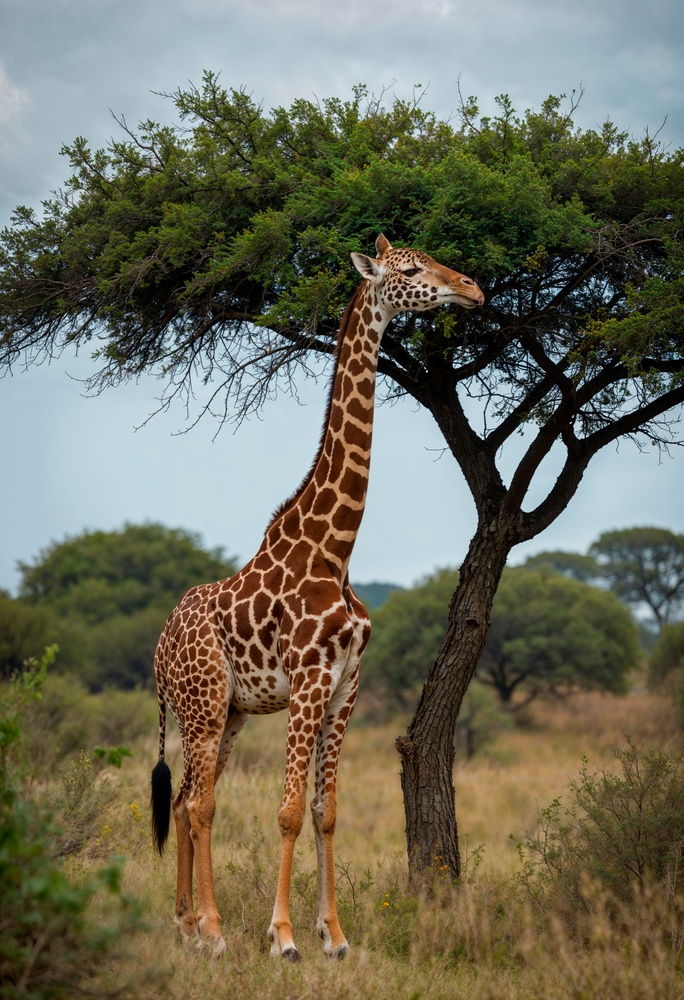
#> input picture giraffe_kenya.jpg, 684 x 1000 px, shrunk from 1367 x 2000 before the run
$ jupyter execute Affine_Perspective_Transformation.ipynb
#> lines starting #> are read from the running program, lines starting #| are printed output that depends on the picture
Perspective Tranformation

[cell 1]
import cv2
import numpy as np
import matplotlib.pyplot as plt

[cell 2]
image = cv2.imread("./giraffe_kenya.jpg")
#> image is the input picture: shape (1000, 684, 3); mean B, G, R 91.2, 108.8, 110.9
image_rgb = cv2.cvtColor(image,cv2.COLOR_BGR2RGB)
plt.imshow(image_rgb)

[cell 3]
image_rgb.shape
#> Out = (1000, 684, 3)

[cell 4]
rows,cols,_ = image_rgb.shape
#> rows = 1000; cols = 684
input_points = np.float32([[50,50],[cols-50,50],[50,rows-50],[cols-50,rows-50]])
output_points = np.float32([[10,100],[cols-100,50],[100,rows-10],[cols-50,rows-100]])
'''
Transformation matrix for Perspective transformation

3x3
a, b, c
d, e, f
g, h,i
a,b,c is responsible for horizontal scaling, rotation and translation
d,e,f is responsible for vertical scaling, rotation and translation
g,h : Perspective components that account for depth and skew
'''
M = cv2.getPerspectiveTransform(input_points,output_points)
print(M)
#| [[ 1.04626212e+00  1.08684621e-01 -4.76612007e+01]
#|  [-8.16519132e-02  1.07485706e+00  5.12011046e+01]
#|  [ 9.40398558e-05  7.82325866e-05  1.00000000e+00]]

[cell 5]
#takes the rows and cols opposite like x and y
perspective_image = cv2.warpPerspective(image_rgb,M,(cols,rows))
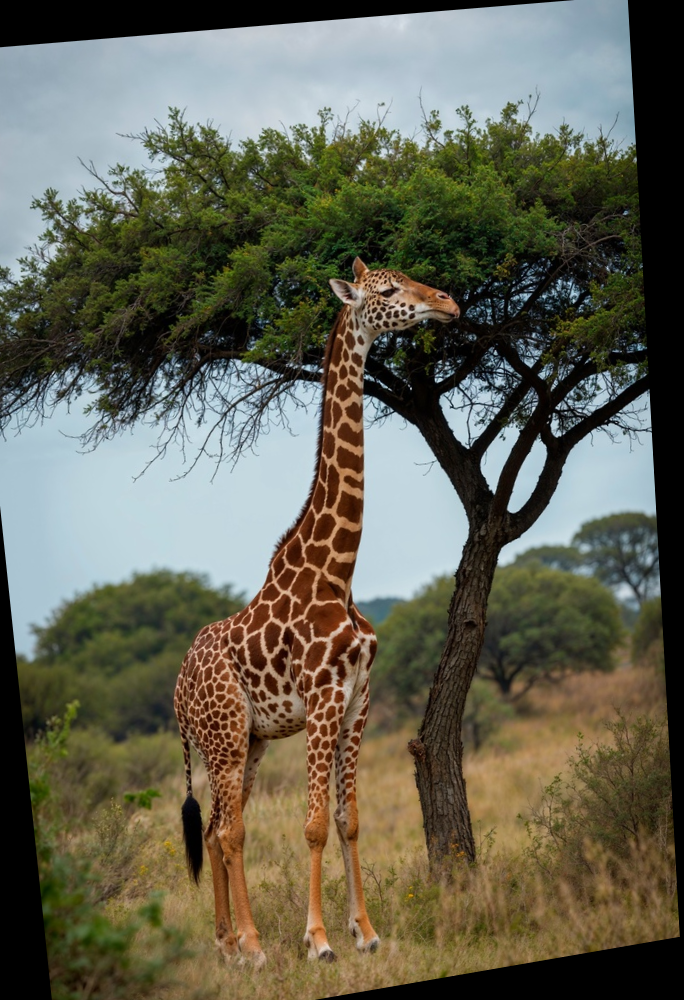
#> perspective_image: shape (1000, 684, 3); mean R, G, B 100.4, 99.2, 83.8
plt.figure(figsize=(10,5))

plt.subplot(1,2,1)
plt.imshow(image_rgb)
plt.title("Original Image")
plt.axis("off")

plt.subplot(1,2,2)
plt.imshow(perspective_image)
plt.title("Perspective Transformed Image")
plt.axis("off")
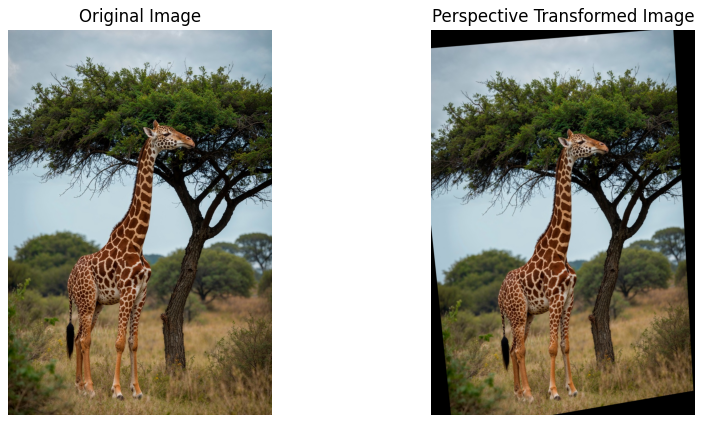
#> figure drawn by matplotlib, 2 panels

Affine Tranformation

[cell 6]
#For affine 3 points and for persp 4 points
input_points = np.float32([[50,50],[200,50],[50,200]])
output_points = np.float32([[10,100],[200,50],[100,250]])

M = cv2.getAffineTransform(input_points,output_points)

affine_image = cv2.warpAffine(image_rgb,M,(cols,rows))
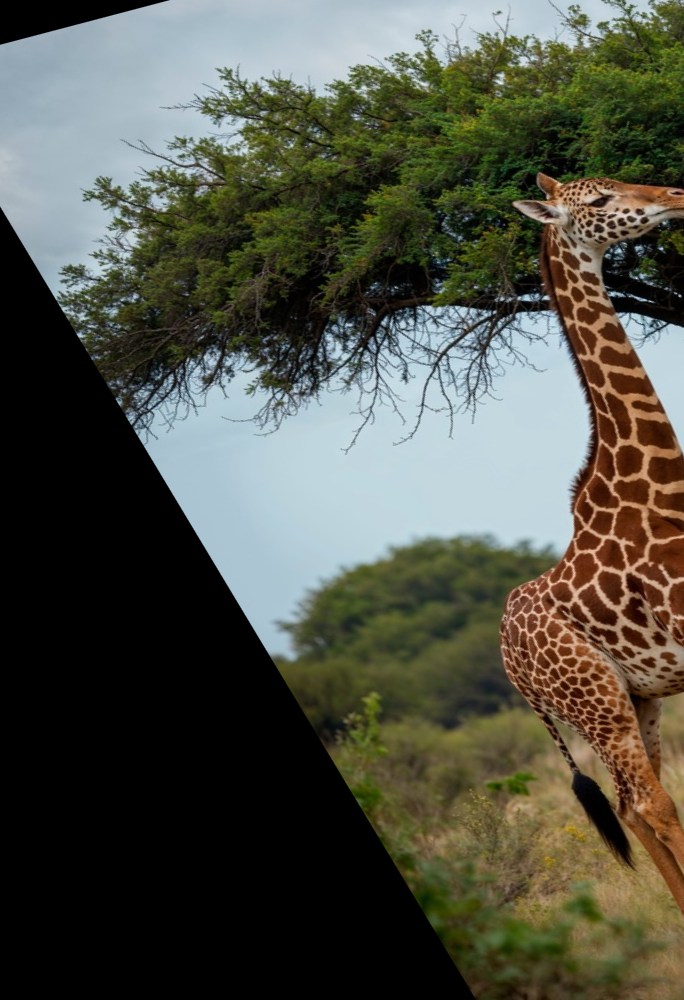
#> affine_image: shape (1000, 684, 3); mean R, G, B 80.4, 81.7, 70.3

plt.figure(figsize=(10,5))

plt.subplot(1,2,1)
plt.imshow(image_rgb)
plt.title("Original Image")
plt.axis("off")

plt.subplot(1,2,2)
plt.imshow(affine_image)
plt.title("Affine Transformed Image")
plt.axis("off")
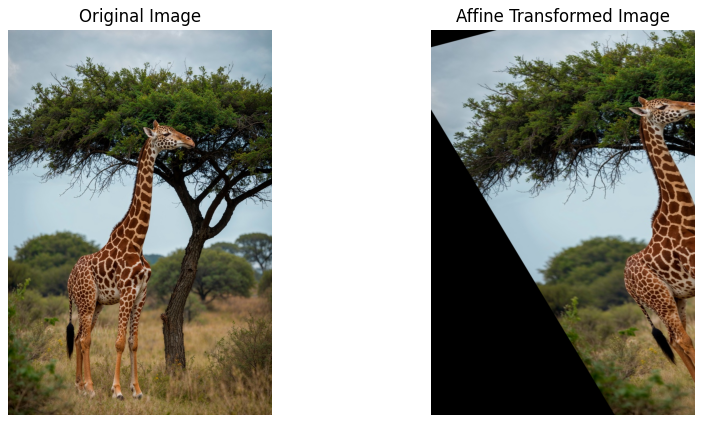
#> figure drawn by matplotlib, 2 panels

Rotation

[cell 7]
angle = 60
centre = (cols //2,rows//2)
#> centre = (342, 500)
scale = 1.0

M = cv2.getRotationMatrix2D(centre,angle,scale)

rotated_image = cv2.warpAffine(image_rgb,M,(cols,rows))
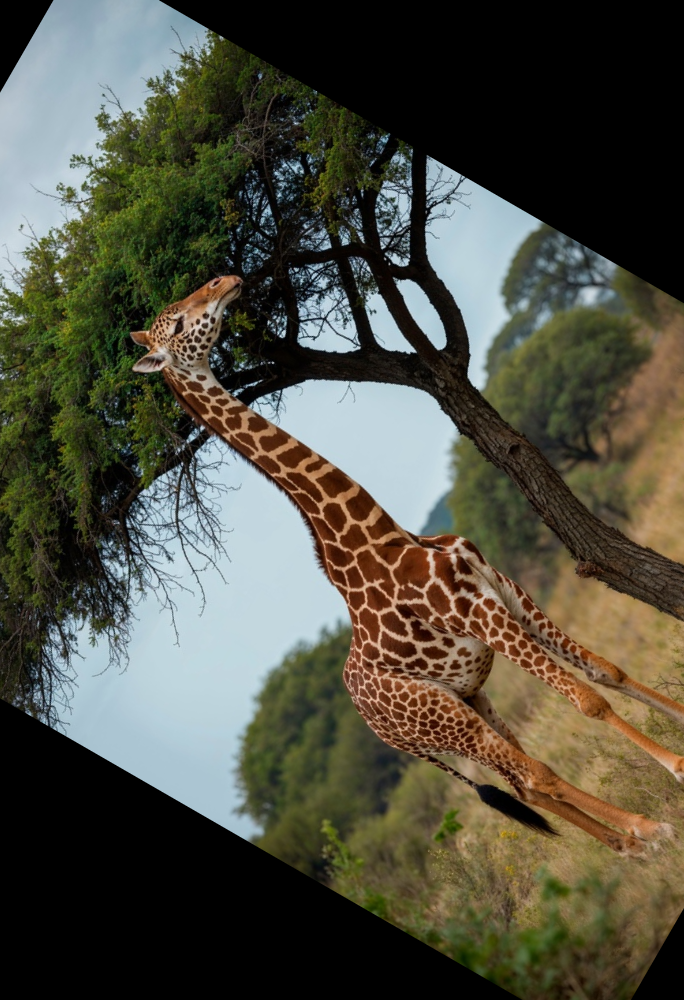
#> rotated_image: shape (1000, 684, 3); mean R, G, B 79.8, 78.6, 65.6
plt.figure(figsize=(10,5))

plt.subplot(1,2,1)
plt.imshow(image_rgb)
plt.title("Original Image")
plt.axis("off")

plt.subplot(1,2,2)
plt.imshow(rotated_image)
plt.title("Rotated Image")
plt.axis("off")

Shearing

[cell 8]
angle = 60
centre = (cols //2,rows//2)
scale = 1.0

shear_x,shear_y = 0.5,0

M = np.float32([[1,shear_x,0],[shear_y,1,0]])

sheared_image = cv2.warpAffine(image_rgb,M,(cols*2,rows))
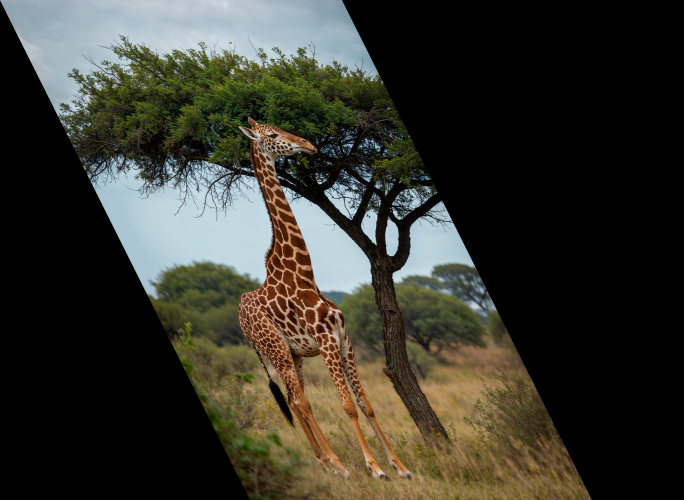
#> sheared_image: shape (1000, 1368, 3) (shown at 1/2 size); mean R, G, B 55.5, 54.5, 45.6
plt.figure(figsize=(10,5))

plt.subplot(1,2,1)
plt.imshow(image_rgb)
plt.title("Original Image")
plt.axis("off")

plt.subplot(1,2,2)
plt.imshow(sheared_image)
plt.title("Sheared Image")
plt.axis("off")

Translation

[cell 9]
tx,ty = 200,300

M = np.float32([[1,0,tx],[0,1,ty]])

translated_image = cv2.warpAffine(image_rgb,M,(cols,rows))
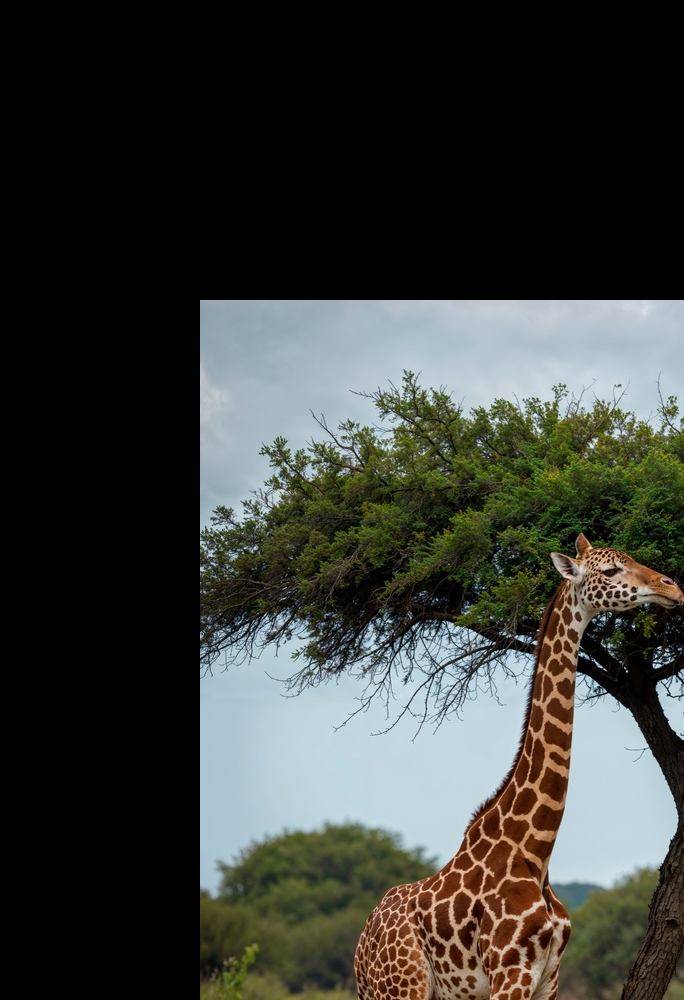
#> translated_image: shape (1000, 684, 3); mean R, G, B 58.3, 60.7, 56
plt.figure(figsize=(10,5))

plt.subplot(1,2,1)
plt.imshow(image_rgb)
plt.title("Original Image")
# plt.axis("off")

plt.subplot(1,2,2)
plt.imshow(translated_image)
plt.title("Translated Image")
# plt.axis("off")
